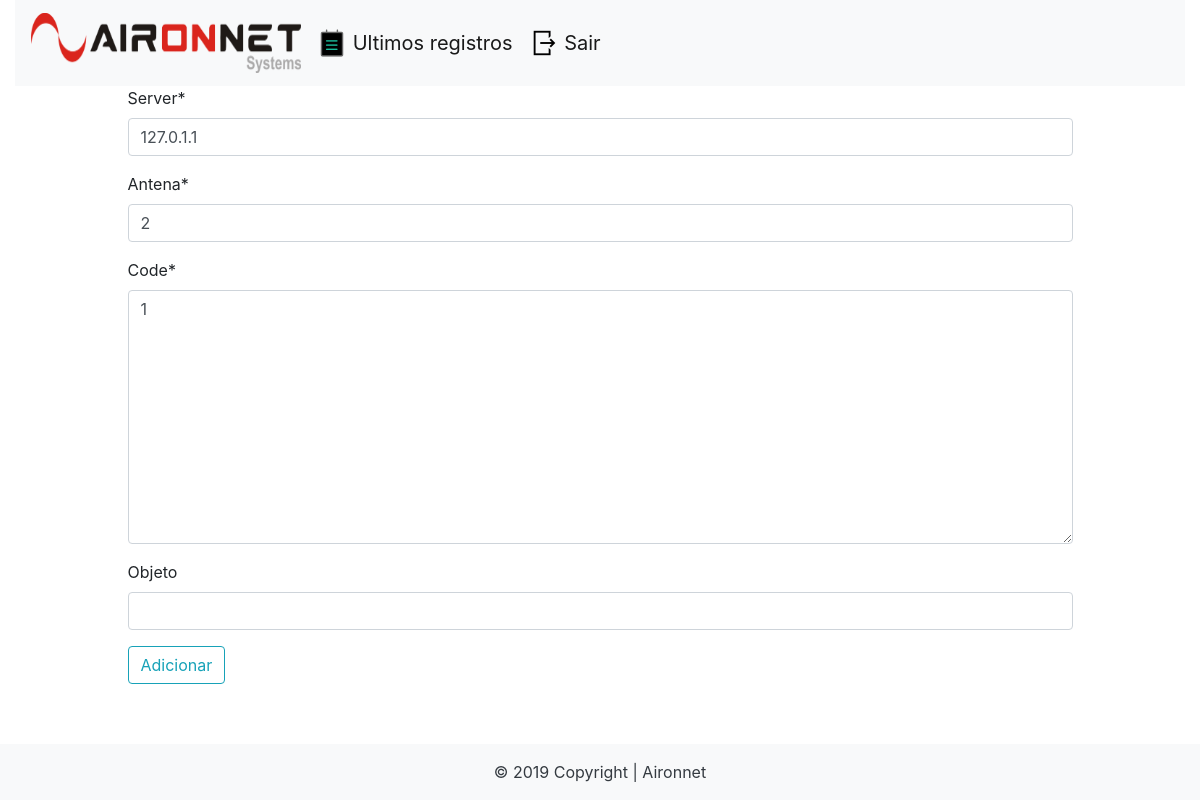
Page /lista/cadastro/180 (signed in) on the earlier database version.
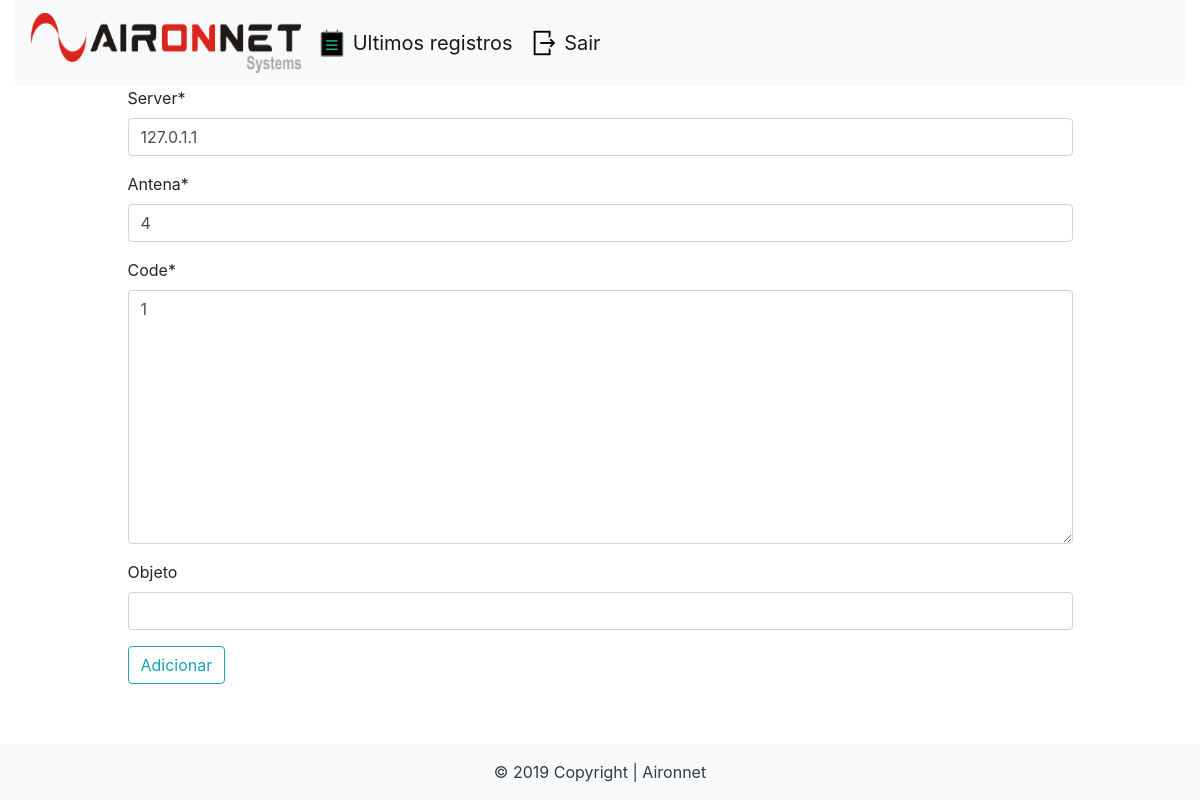
Same page on the later database version.
### list/models.py (models this page shows, shortened)
class Objeto(models.Model):
	server = models.CharField(max_length=15)
	antena = models.CharField(max_length=10)
	date = models.DateTimeField(default=datetime.now)
	code = models.TextField()
	objeto = models.CharField(max_length=100)

### list/views.py (the view)
# urls.py: path('lista/cadastro/<int:id>', views.add, name='add-objeto'),
@login_required
def add(request, id):
	objt = get_object_or_404(Objeto, pk=id)
	hist = Historico.objects.filter(code=objt.code).last()
	formHist = HistForm(instance=hist)
	form = ObjForm(instance=objt)
	template_name = 'add.html'
	if request.method == 'POST':
		form = ObjForm(request.POST, instance=objt)
		if form.is_valid():
			hist.objeto = objt.objeto
			hist.save()
			objt.save()
			return redirect('/lista')
		else:
			return render(request, template_name, {'form':form})
	else:
		return render(request, template_name, {'form': form})

### list/forms.py
class ObjForm(forms.ModelForm):
	objeto = forms.CharField(max_length=100, required=False)
	class Meta:
		model = Objeto
		fields = ('server', 'antena', 'code', 'objeto')

### list/templates/add.html (shortened to what this page needs)
{% extends 'base.html' %}
{% load crispy_forms_tags %}
{% block content %}
<div class="offset-1 col-10 list-div">
	<form method="POST">
		{{ form|crispy }}
		<button class="btn btn-outline-info my-2 my-sm-0" type="submit" onclick="return confirm('Adicionar objeto ?')">Adicionar</button>
	</form>
</div>
{% endblock %}

Differences in the rows shown:
changed Objeto: antena "2" → "4"
